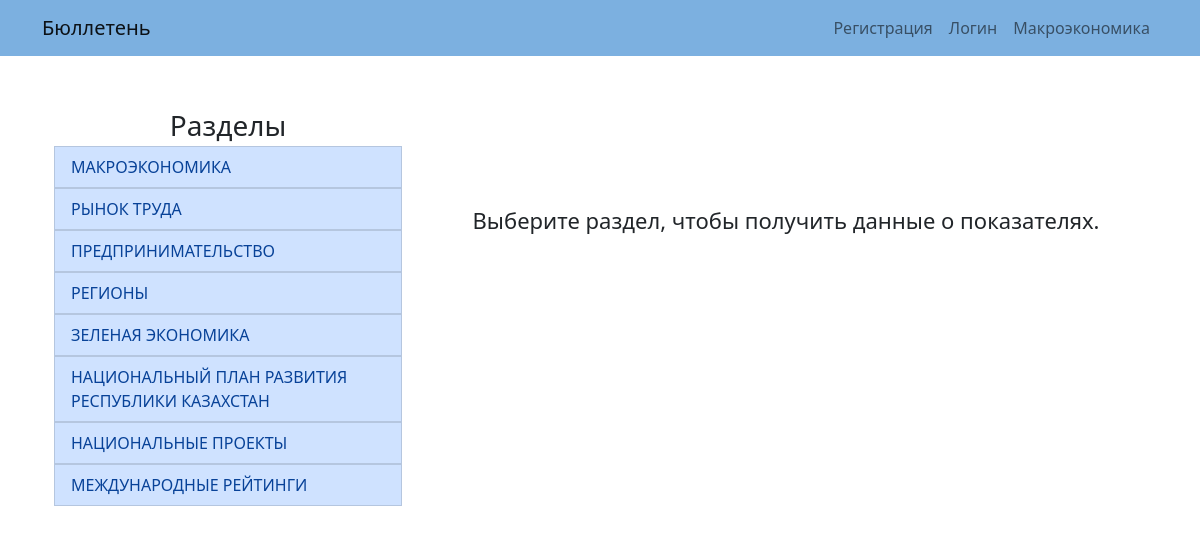
Screenshot of /topic with the database file from the repository.
### macroeconomics/models.py (models this page shows, shortened)
class Topic(models.Model):
    name = models.CharField(max_length=128, verbose_name="Название разделала")

### macroeconomics/views.py (the view)
# urls.py: path("topic", views.main_topic, name="main_topic"),
def main_topic(request):
    topics = Topic.objects.all()
    context = {
        "topics": topics,
        "title": "Макроэкономика"
    }
    return render(request, "macroeconomics/topic.html", context=context)

### macroeconomics/templates/macroeconomics/topic.html
{% extends "macroeconomics/layout.html" %}
{% block body %}
    <div class="container">
        <div class="row">
            <div class="col-md-4">
                <div class="header-info">Разделы</div>
                <ul class="list-group">
                    {% for topic in topics %}
                        <a href="{% url 'topic' topic.pk %}" style="text-decoration: none;">
                            <li class="list-group-item list-group-item-primary">{{ topic.name }}</li>
                        </a>
                    {% endfor %}
                </ul>
            </div>
            {% if economic_indices %}
            <div class="col-md-8">
                <div class="header-info">Экономические показатели</div>
                <ul class="list-group">
                    {% for economic_index in economic_indices %}
                    <a href="{% url 'economic_index' economic_index.pk %}" style="text-decoration: none;">
                        <li class="list-group-item list-group-item-dark">{{ economic_index.name }}</li>
                    </a>
                    {% endfor %}
                </ul>
            </div>
            {% else %}
            <div class="col-md-8">
                <div class="about-info">
                    Выберите раздел, чтобы получить данные о показателях.
                </div>
            </div>
            {% endif %}
        </div>
    </div>
{% endblock %}

### macroeconomics/static/macroeconomics/css/styles.css (style rules this page uses)
.header-info { text-align: center; font-size: 28px; }
.about-info { margin-top: 100px; text-align: center; font-size: 22px; }

### rows the page displays
Topic: name "МАКРОЭКОНОМИКА"
Topic: name "РЫНОК ТРУДА"
Topic: name "ПРЕДПРИНИМАТЕЛЬСТВО"
Topic: name "РЕГИОНЫ"
Topic: name "ЗЕЛЕНАЯ ЭКОНОМИКА"
Topic: name "НАЦИОНАЛЬНЫЙ ПЛАН РАЗВИТИЯ РЕСПУБЛИКИ КАЗАХСТАН"
Topic: name "НАЦИОНАЛЬНЫЕ ПРОЕКТЫ"
Topic: name "МЕЖДУНАРОДНЫЕ РЕЙТИНГИ"
